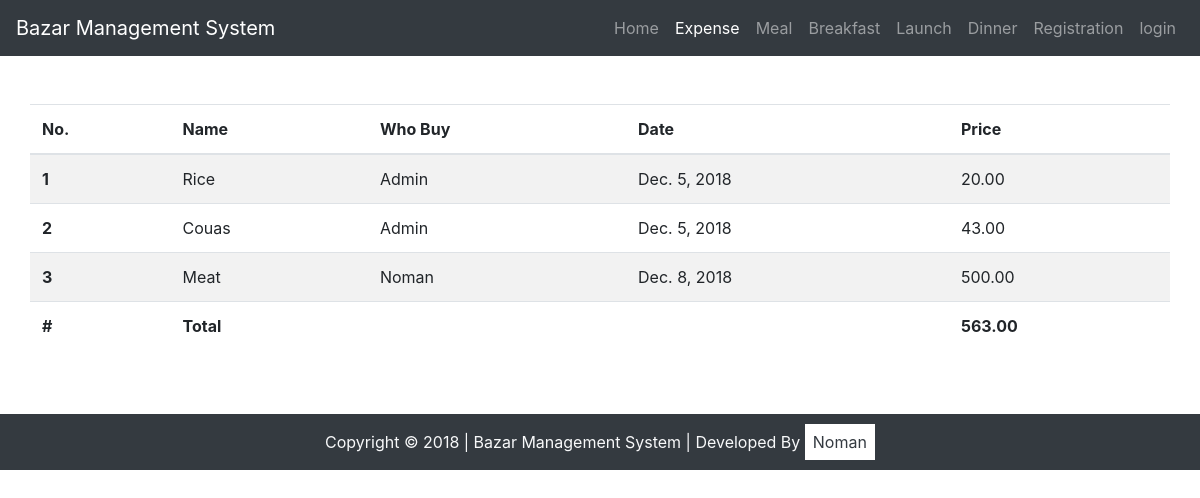
Page /expense/ on the committed database.
### messApp/models.py (models this page shows, shortened)
class Expense(models.Model):
    meal_type = models.CharField(max_length=20, choices=MEAL_TIME, blank=True, null=True, verbose_name="Expense Type")
    buyer = models.ForeignKey(User, on_delete=models.CASCADE)
    name = models.CharField(max_length=250, verbose_name="Item Name")
    price = models.DecimalField(decimal_places=2, max_digits=8)
    details = models.TextField(blank=True)
    date = models.DateField(auto_now=False, auto_now_add=False, default=timezone.now)
    timestimp = models.DateTimeField(auto_now=False, auto_now_add=True)
    active = models.BooleanField(default=True)
    objects = ExpenseManager()

### messApp/views.py (the view)
# urls.py: path('expense/', views.ExpenseView.as_view(), name="expense"),
class ExpenseView(generic.ListView):
    model = Expense
    queryset = Expense.objects.filter(date__month=current_month, date__year=current_year)
    template_name = 'messapp/expense_list.html'
    def get_context_data(self, *args, **kwargs):
        context = super(ExpenseView, self).get_context_data(*args, **kwargs)
        total = 0
        for cost in Expense.objects.filter(date__month=current_month, date__year=current_year):
            total += cost.price
            context['total_expense'] = total
        return context

### messApp/models.py (called while the page is built)
    def get_queryset(self):
        return ExpenseQuerySet(self.model, using=self._db)

### messApp/templates/messapp/expense_list.html (shortened to what this page needs)
{% extends 'base.html' %}
{% load static %}
    {% block content %}
    <section class="py-5">
        <div class="container">
            <div class="row justify-content-center">
                <table class="table table-striped">
                  <thead>
                    <tr>
                      <th scope="col">No.</th>
                      <th scope="col">Name</th>
                      <th scope="col">Who Buy</th>
                      <th scope="col">Date</th>
                      <th scope="col">Price</th>
                    </tr>
                  </thead>
                  <tbody>
                    {% for expense in object_list %}
                    <tr>
                      <th scope="row">{{ forloop.counter }}</th>
                      <td>{{ expense.name|title }}</td>
                      <td>{{ expense.buyer.username|title }}</td>
                      <td>{{ expense.date }}</td>
                      <td>{{ expense.price }}</td>
                    </tr>
                    {% endfor%}
                    <tr>
                      <th scope="row">#</th>
                      <td colspan="3"><strong>Total</strong></td>
                      <td><strong>{{ total_expense }}</strong></td>
                    </tr>
                  </tbody>
                </table>
            </div>
        </div>
    </section>
    {% endblock %}

### rows in the picture
Expense: name "Rice", buyer.username "Admin", date "Dec. 5, 2018", price "20.00"
Expense: name "Couas", buyer.username "Admin", date "Dec. 5, 2018", price "43.00"
Expense: name "Meat", buyer.username "Noman", date "Dec. 8, 2018", price "500.00"

### other values in the picture
{{ total_expense }} "563.00"
